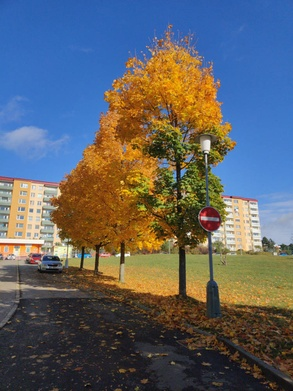
#> input picture 2. vlna/Veľké úlohy/Analýza obrázkov/public_tests/autumn/autumn1.jpg, 293 x 391 px, shrunk from 750 x 1000 before the run, found by its file name; its folder holds 4 pictures in this run
$ python colorHistogram.py
#> lines starting #> are read from the running program, lines starting #| are printed output that depends on the picture
import cv2
import matplotlib.pyplot as plt

# Načítanie obrazu

def histogram(image):
    # Prevod obrazu do formátu RGB (OpenCV načíta obraz v BGR)
    image_rgb = cv2.cvtColor(image, cv2.COLOR_BGR2RGB)

    # Rozdelenie obrazu na farebné kanály
    channels = cv2.split(image_rgb)

    # Konfigurácia histogramu
    histSize = 256  # Počet binov
    histRange = (0, 256)  # Rozsah hodnôt
    hist_c = [cv2.calcHist([chan], [0], None, [histSize], histRange) for chan in channels]

    # Vytvorenie farebného histogramu
    colors = ('r', 'g', 'b')
    for hist, color in zip(hist_c, colors):
        plt.plot(hist, color=color)

    plt.title('Farebný Histogram')
    plt.xlabel('Hodnota pixelu')
    plt.ylabel('Počet pixelov')
    plt.show()

print("jesen")
for i in range(1, 7):
    obraz = cv2.imread(f"public_tests/autumn/autumn{str(i)}.jpg")
#> obraz is the input picture: shape (391, 293, 3); mean B, G, R 103.4, 98.8, 95.2
    kategoria = histogram(obraz)
#> in histogram, `hist_c = [cv2.calcHist([chan], [0], None, [histSize], histRange) for c..`: hist_c = 3 items
#> the loop in histogram, `for hist, color in zip(hist_c, colors):` made 3 passes
#> color on passes 1 to 3: 'r', 'g', 'b'
#> in histogram, `plt.show()`:
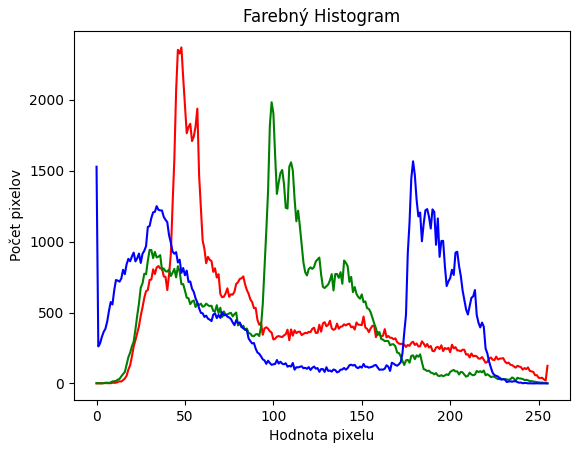
#> figure drawn by matplotlib, 1 panel; curve peaks at x = 48, y = 2371; curve peaks at x = 99, y = 1984; curve peaks at x = 179, y = 1567
#> kategoria = None
#> pass 2 of the loop `for i in range(1, 7):`:
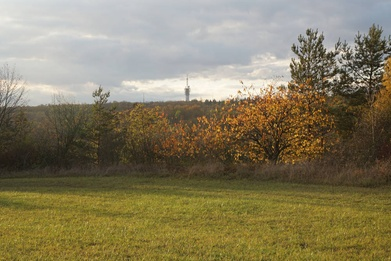
#> input picture 2. vlna/Veľké úlohy/Analýza obrázkov/public_tests/autumn/autumn2.JPG, 391 x 261 px, shrunk from 1000 x 667 before the run, found by its file name
#> obraz is the input picture: shape (261, 391, 3); mean B, G, R 94.2, 123.5, 133.1
#> image_rgb: shape (261, 391, 3)
#> the loop in histogram (call 2), `for hist, color in zip(hist_c, colors):` made 3 passes
#> in histogram (call 2), `plt.show()`:
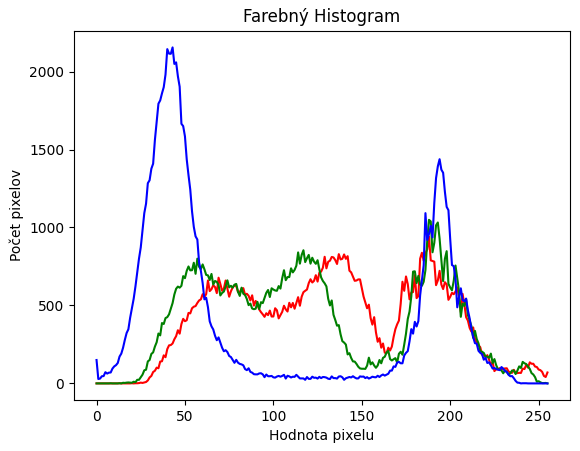
#> figure drawn by matplotlib, 1 panel; curve peaks at x = 188, y = 942; curve peaks at x = 188, y = 1049; curve peaks at x = 43, y = 2155
#> pass 3 of the loop `for i in range(1, 7):`:
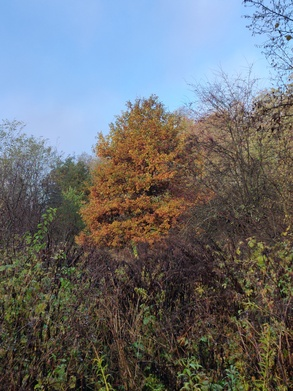
#> input picture 2. vlna/Veľké úlohy/Analýza obrázkov/public_tests/autumn/autumn3.jpg, 293 x 391 px, shrunk from 750 x 1000 before the run, found by its file name
#> obraz is the input picture: shape (391, 293, 3); mean B, G, R 115, 111, 107.4
#> image_rgb: shape (391, 293, 3)
#> the loop in histogram (call 3), `for hist, color in zip(hist_c, colors):` made 3 passes
#> in histogram (call 3), `plt.show()`:
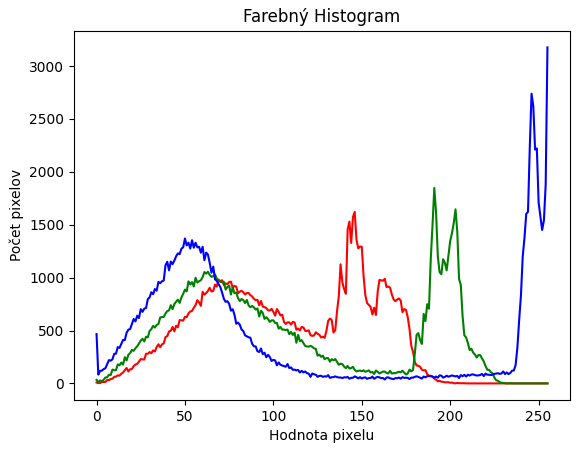
#> figure drawn by matplotlib, 1 panel; curve peaks at x = 146, y = 1622; curve peaks at x = 191, y = 1848; curve peaks at x = 255, y = 3177
#> (the run stopped early here; a loop or call above may not have finished)
